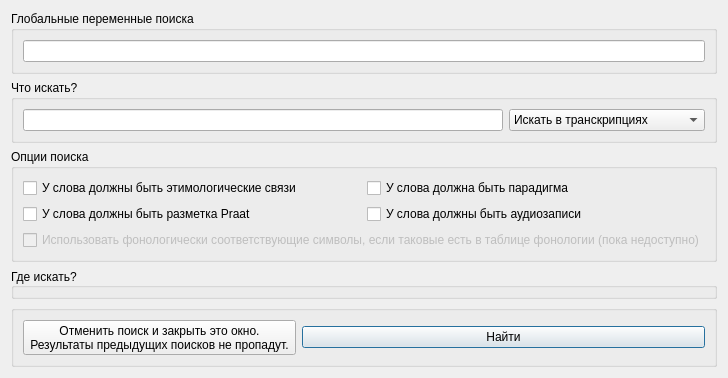
<?xml version="1.0" encoding="UTF-8"?>
<ui version="4.0">
 <class>search</class>
 <widget class="QDialog" name="search">
  <property name="windowModality">
   <enum>Qt::NonModal</enum>
  </property>
  <property name="geometry">
   <rect>
    <x>0</x>
    <y>0</y>
    <width>669</width>
    <height>340</height>
   </rect>
  </property>
  <property name="sizePolicy">
   <sizepolicy hsizetype="Preferred" vsizetype="Maximum">
    <horstretch>0</horstretch>
    <verstretch>0</verstretch>
   </sizepolicy>
  </property>
  <property name="windowTitle">
   <string>Поиск</string>
  </property>
  <property name="modal">
   <bool>false</bool>
  </property>
  <layout class="QVBoxLayout" name="verticalLayout_2">
   <item>
    <widget class="QGroupBox" name="globalVars">
     <property name="font">
      <font>
       <stylestrategy>PreferAntialias</stylestrategy>
      </font>
     </property>
     <property name="toolTip">
      <string>Пример использования глобальных переменных: А=б,к Б=н,к</string>
     </property>
     <property name="title">
      <string>Глобальные переменные поиска</string>
     </property>
     <layout class="QVBoxLayout" name="verticalLayout_3">
      <item>
       <widget class="QLineEdit" name="globalVarsLine"/>
      </item>
     </layout>
    </widget>
   </item>
   <item>
    <widget class="QGroupBox" name="searchBox">
     <property name="sizePolicy">
      <sizepolicy hsizetype="Preferred" vsizetype="Fixed">
       <horstretch>0</horstretch>
       <verstretch>0</verstretch>
      </sizepolicy>
     </property>
     <property name="focusPolicy">
      <enum>Qt::NoFocus</enum>
     </property>
     <property name="toolTip">
      <string>&lt;html&gt;&lt;head/&gt;&lt;body&gt;&lt;p&gt;Поддерживаются переменные и вайлдкарды.&lt;/p&gt;&lt;p&gt;&lt;span style=&quot; font-weight:600;&quot;&gt;1&lt;/span&gt;. Использование переменных.&lt;/p&gt;&lt;p&gt;а) Допустим, вы определили переменные в предыдущем поле(&lt;span style=&quot; font-weight:600;&quot;&gt;А=б,к Б=к,н&lt;/span&gt;).&lt;/p&gt;&lt;p&gt;б) В строке поиска вы можете вбить&lt;span style=&quot; font-weight:600;&quot;&gt; $Али$Б&lt;/span&gt;.&lt;/p&gt;&lt;p&gt;в) В качестве результата поиска вам могут выпасть слова &lt;span style=&quot; font-weight:600; font-style:italic;&quot;&gt;клин&lt;/span&gt;, &lt;span style=&quot; font-weight:600; font-style:italic;&quot;&gt;клик&lt;/span&gt;, &lt;span style=&quot; font-weight:600; font-style:italic;&quot;&gt;блин&lt;/span&gt;, &lt;span style=&quot; font-weight:600; font-style:italic;&quot;&gt;блик.&lt;/span&gt;&lt;/p&gt;&lt;p&gt;г) Если вы используете локальные переменные для каждого словаря, и вы не определили переменную для одного из них, неопределенная переменная будет заменена на вайлдкард &amp;quot;&lt;span style=&quot; font-weight:600;&quot;&gt;_&lt;/span&gt;&amp;quot;&lt;/p&gt;&lt;p&gt;&lt;span style=&quot; font-weight:600;&quot;&gt;2. &lt;/span&gt;Использование вайлдкардов.&lt;/p&gt;&lt;p&gt;Поддерживаются вайлдкарды &amp;quot;%&amp;quot; и &amp;quot;_&amp;quot;. Вайлдкард % означает любое количество символов, вайлдкард &amp;quot;_&amp;quot; означает ровно один любой символ. Примеры:&lt;/p&gt;&lt;p&gt;а) Запрос вида &amp;quot;&lt;span style=&quot; font-weight:600;&quot;&gt;коро%&lt;/span&gt;&amp;quot; может вернуть в качестве результата слова &lt;span style=&quot; font-weight:600; font-style:italic;&quot;&gt;корона, король, королева, коронка, корова&lt;/span&gt;&lt;/p&gt;&lt;p&gt;б) Запрос вида &amp;quot;&lt;span style=&quot; font-weight:600;&quot;&gt;ре_ень&lt;/span&gt;&amp;quot; выдаст в качестве ответа слова &lt;span style=&quot; font-weight:600; font-style:italic;&quot;&gt;ремень, ревень&lt;/span&gt;&lt;/p&gt;&lt;p&gt;в) Вайлдкарды можно комбинировать (использовать несколько вайлдкардов в одном запросе).&lt;/p&gt;&lt;/body&gt;&lt;/html&gt;</string>
     </property>
     <property name="title">
      <string>Что искать?</string>
     </property>
     <layout class="QHBoxLayout" name="horizontalLayout">
      <item>
       <widget class="QLineEdit" name="searchLine">
        <property name="sizePolicy">
         <sizepolicy hsizetype="Expanding" vsizetype="Fixed">
          <horstretch>0</horstretch>
          <verstretch>0</verstretch>
         </sizepolicy>
        </property>
       </widget>
      </item>
      <item>
       <widget class="QComboBox" name="whereToSearchCombo">
        <property name="sizePolicy">
         <sizepolicy hsizetype="Fixed" vsizetype="Fixed">
          <horstretch>0</horstretch>
          <verstretch>0</verstretch>
         </sizepolicy>
        </property>
        <property name="minimumSize">
         <size>
          <width>150</width>
          <height>0</height>
         </size>
        </property>
        <item>
         <property name="text">
          <string>Искать в транскрипциях</string>
         </property>
        </item>
        <item>
         <property name="text">
          <string>Искать в парадигмах</string>
         </property>
        </item>
        <item>
         <property name="text">
          <string>Искать в регулярных формах</string>
         </property>
        </item>
       </widget>
      </item>
     </layout>
    </widget>
   </item>
   <item>
    <widget class="QGroupBox" name="searchOptsBox">
     <property name="sizePolicy">
      <sizepolicy hsizetype="Preferred" vsizetype="Maximum">
       <horstretch>0</horstretch>
       <verstretch>0</verstretch>
      </sizepolicy>
     </property>
     <property name="title">
      <string>Опции поиска</string>
     </property>
     <layout class="QGridLayout" name="gridLayout_2">
      <item row="4" column="0" colspan="2">
       <widget class="QCheckBox" name="phonoCheck">
        <property name="enabled">
         <bool>false</bool>
        </property>
        <property name="text">
         <string>Использовать фонологически соответствующие символы, если таковые есть в таблице фонологии (пока недоступно)</string>
        </property>
       </widget>
      </item>
      <item row="2" column="0">
       <widget class="QCheckBox" name="praatCheck">
        <property name="text">
         <string>У слова должны быть разметка Praat</string>
        </property>
       </widget>
      </item>
      <item row="0" column="0">
       <widget class="QCheckBox" name="etimCheck">
        <property name="text">
         <string>У слова должны быть этимологические связи</string>
        </property>
       </widget>
      </item>
      <item row="2" column="1">
       <widget class="QCheckBox" name="audioCheck">
        <property name="text">
         <string>У слова должны быть аудиозаписи</string>
        </property>
       </widget>
      </item>
      <item row="0" column="1">
       <widget class="QCheckBox" name="paradigmCheck">
        <property name="text">
         <string>У слова должна быть парадигма</string>
        </property>
       </widget>
      </item>
     </layout>
    </widget>
   </item>
   <item>
    <widget class="QGroupBox" name="whereToSearchBox">
     <property name="sizePolicy">
      <sizepolicy hsizetype="Preferred" vsizetype="Maximum">
       <horstretch>0</horstretch>
       <verstretch>0</verstretch>
      </sizepolicy>
     </property>
     <property name="layoutDirection">
      <enum>Qt::LeftToRight</enum>
     </property>
     <property name="title">
      <string>Где искать?</string>
     </property>
     <property name="alignment">
      <set>Qt::AlignLeading|Qt::AlignLeft|Qt::AlignVCenter</set>
     </property>
    </widget>
   </item>
   <item>
    <widget class="QGroupBox" name="buttonsBox">
     <property name="sizePolicy">
      <sizepolicy hsizetype="Preferred" vsizetype="Fixed">
       <horstretch>0</horstretch>
       <verstretch>0</verstretch>
      </sizepolicy>
     </property>
     <property name="title">
      <string/>
     </property>
     <property name="flat">
      <bool>true</bool>
     </property>
     <layout class="QHBoxLayout" name="horizontalLayout_2">
      <item>
       <widget class="QToolButton" name="cancelButton">
        <property name="text">
         <string>Отменить поиск и закрыть это окно.
Результаты предыдущих поисков не пропадут.</string>
        </property>
       </widget>
      </item>
      <item>
       <widget class="QPushButton" name="findButton">
        <property name="text">
         <string>Найти</string>
        </property>
       </widget>
      </item>
     </layout>
    </widget>
   </item>
  </layout>
 </widget>
 <resources/>
 <connections/>
</ui>
